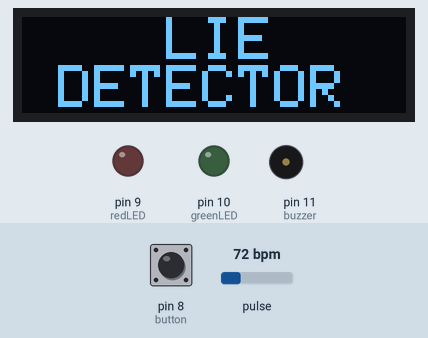
This sketch was run on a simulated Arduino Uno, built with avr-gcc and run on an emulated ATmega328P. Shown: 128×32 one-colour display, output pins drawn as LEDs (lit = HIGH), buzzer (waves = sounding, pin HIGH). The test bench sets the inputs (shaded band); at power-on: pin 8 (button) HIGH, pulse 72 bpm. What the sketch prints to the serial monitor is not drawn.

Above: at 1.2 s.
1.3 s: pin 8 (button) pulled LOW for 0.15 s
At 2.1 s:
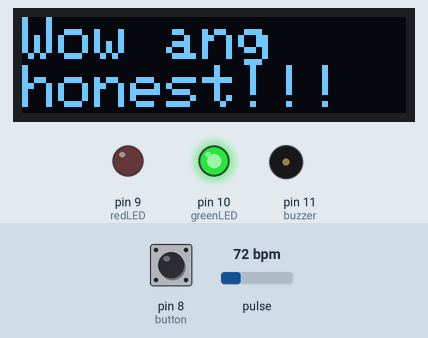
4.4 s: pin 8 (button) pulled LOW for 3.2 s
At 6.63 s:
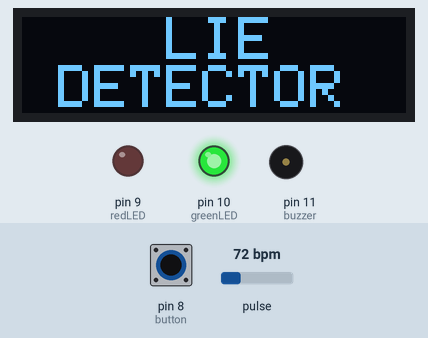
9.1 s: pin 8 (button) pulled LOW for 1 s
At 10.4 s:
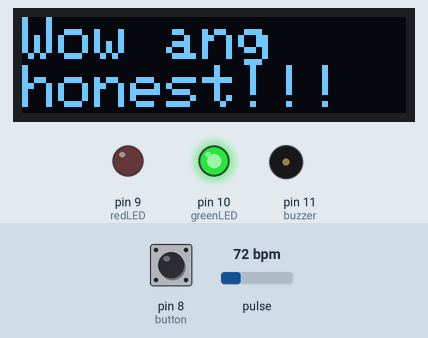
Timing chart, 0 to 12.8 s (numbered marks = the images above; inputs shaded):
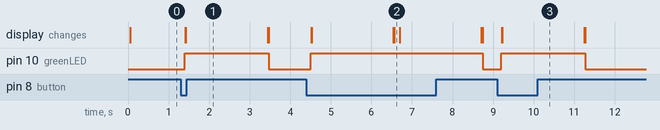

Measured:
- after the input at 1.3 s, pin 10 (greenLED): LOW → HIGH after 0.10 s, → LOW 2.1 s later; the display: first changes after 0.11 s (image 1 shows a later state)
- after the input at 4.4 s, pin 10 (greenLED): LOW → HIGH after 0.10 s, → LOW 4.2 s later; the display: first changes after 0.11 s (image 2 shows a later state)
- after the input at 9.1 s, pin 10 (greenLED): LOW → HIGH after 0.10 s, → LOW 2.1 s later; the display: first changes after 0.11 s (image 3 shows a later state)

The sketch:

Lie_Detector.ino
```cpp
#define USE_ARDUINO_INTERRUPTS true
#include <PulseSensorPlayground.h>
#include <SPI.h>
#include <Wire.h>
#include <Adafruit_GFX.h>
#include <Adafruit_SSD1306.h>

const int PulseWire = 0;
const int redLED = 9;
const int greenLED = 10;
const int button = 8;
const int buzzer = 11;
int Threshold = 550;


PulseSensorPlayground pulseSensor;  // Creates an instance of the PulseSensorPlayground object called "pulseSensor"

#define WIRE Wire

Adafruit_SSD1306 display = Adafruit_SSD1306(128, 32, &WIRE);


void setup() {

  Serial.begin(9600);          // For Serial Monitor
   display.begin(SSD1306_SWITCHCAPVCC, 0x3C); // Address 0x3C for 128x32

  Serial.println("OLED begun");


  // Configure the PulseSensor object, by assigning our variables to it.
  pulseSensor.analogInput(PulseWire);
  pulseSensor.setThreshold(Threshold);

  pinMode(redLED,OUTPUT);
  pinMode(greenLED,OUTPUT);
  pinMode(button,INPUT_PULLUP);
  pinMode(buzzer,OUTPUT);
  // Double-check the "pulseSensor" object was created and "began" seeing a signal.
   if (pulseSensor.begin()) {
    Serial.println("We created a pulseSensor Object !");  //This prints one time at Arduino power-up,  or on Arduino reset.
  }

}


void loop() {
    display.clearDisplay();
    display.display();
    display.setTextSize(2);
    display.setTextColor(SSD1306_WHITE);
    display.setCursor(0,0);
    display.print("    LIE \n DETECTOR");
    display.setCursor(0,0);
    display.display();
start:
 char button_status = digitalRead(button);

if (button_status == LOW) {
int myBPM = pulseSensor.getBeatsPerMinute();  // Calls function on our pulseSensor object that returns BPM as an "int".
                                               // "myBPM" hold this BPM value now.
 Serial.println("♥  A HeartBeat Happened ! "); // If test is "true", print a message "a heartbeat happened".
 Serial.print("BPM: ");                        // Print phrase "BPM: "
 Serial.println(myBPM);                        // Print the value inside of myBPM.
  delay(100);
  if(myBPM >= 100){
    digitalWrite(redLED,HIGH);
    digitalWrite(greenLED,LOW);
    display.clearDisplay();
    display.display();
    display.setTextSize(2);
    display.setTextColor(SSD1306_WHITE);
    display.setCursor(0,0);
    display.print("   Stop  \n lying!!!");
    display.setCursor(0,0);
    display.display(); // actually display all of the above

    for(int x = 0; x <= 5;x++){
      tone(buzzer,440);
      delay(200);
      noTone(buzzer);
      delay(200);
    }
    display.clearDisplay();
    display.display();
    display.setTextSize(2);
    display.setTextColor(SSD1306_WHITE);
    display.setCursor(0,0);
    display.setCursor(0,0);
  }
  else{
    digitalWrite(greenLED,HIGH);
    digitalWrite(redLED,LOW);
    display.clearDisplay();
    display.display();
    display.setTextSize(2);
    display.setTextColor(SSD1306_WHITE);
    display.setCursor(0,0);
    display.print("Wow ang \nhonest!!!");
    display.setCursor(0,0);
    display.display(); // actually display all of the above

    delay(2000);
    display.clearDisplay();
    display.display();
    display.setTextSize(2);
    display.setTextColor(SSD1306_WHITE);
    display.setCursor(0,0);
    display.setCursor(0,0);
  }

}

else{
  digitalWrite(redLED,LOW);
  digitalWrite(greenLED,LOW);
  goto start;
}


}
```
